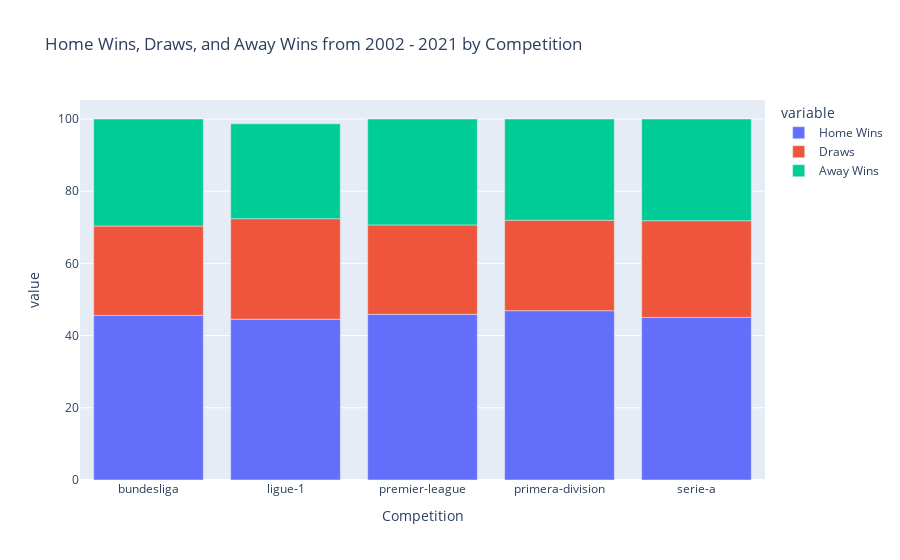

The code cell stored with this chart in its notebook:
### Code cell
# Plot bar to compare national leagues

fig = px.bar(per_comp, x='Competition', y=["Home Wins", "Draws", "Away Wins"], 
            title="Home Wins, Draws, and Away Wins from 2002 - 2021 by Competition")
fig.show()

### Figure 1 — Plotly figure (JSON) as saved in the notebook; plotly's stock layout.template omitted (floating-point values rounded to 4 significant figures)
{"data": [{"alignmentgroup": "True", "hovertemplate": "variable=Home Wins<br>Competition=%{x}<br>value=%{y}<extra></extra>", "legendgroup": "Home Wins", "marker": {"color": "#636efa", "pattern": {"shape": ""}}, "name": "Home Wins", "offsetgroup": "Home Wins", "orientation": "v", "showlegend": true, "textposition": "auto", "type": "bar", "x": ["bundesliga", "ligue-1", "premier-league", "primera-division", "serie-a"], "xaxis": "x", "y": [45.59, 44.53, 45.89, 46.91, 45.03], "yaxis": "y"}, {"alignmentgroup": "True", "hovertemplate": "variable=Draws<br>Competition=%{x}<br>value=%{y}<extra></extra>", "legendgroup": "Draws", "marker": {"color": "#EF553B", "pattern": {"shape": ""}}, "name": "Draws", "offsetgroup": "Draws", "orientation": "v", "showlegend": true, "textposition": "auto", "type": "bar", "x": ["bundesliga", "ligue-1", "premier-league", "primera-division", "serie-a"], "xaxis": "x", "y": [24.77, 27.85, 24.76, 25.05, 26.8], "yaxis": "y"}, {"alignmentgroup": "True", "hovertemplate": "variable=Away Wins<br>Competition=%{x}<br>value=%{y}<extra></extra>", "legendgroup": "Away Wins", "marker": {"color": "#00cc96", "pattern": {"shape": ""}}, "name": "Away Wins", "offsetgroup": "Away Wins", "orientation": "v", "showlegend": true, "textposition": "auto", "type": "bar", "x": ["bundesliga", "ligue-1", "premier-league", "primera-division", "serie-a"], "xaxis": "x", "y": [29.64, 26.29, 29.34, 28.04, 28.17], "yaxis": "y"}], "layout": {"barmode": "relative", "legend": {"title": {"text": "variable"}, "tracegroupgap": 0}, "title": {"text": "Home Wins, Draws, and Away Wins from 2002 - 2021 by Competition"}, "xaxis": {"anchor": "y", "domain": [0, 1], "title": {"text": "Competition"}}, "yaxis": {"anchor": "x", "domain": [0, 1], "title": {"text": "value"}}}}
